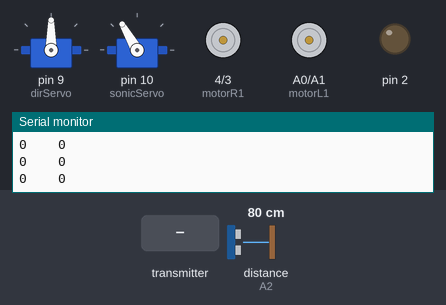
Bench run of a sketch on a simulated Arduino Uno, built with avr-gcc and run on an emulated ATmega328P. On the bench: 2 × servo, motor-driver pin pairs drawn as motors (green arrow = first pin HIGH = forward, orange = second pin HIGH = backward, longer = more drive, scaled by the enable pin), output pins drawn as LEDs (lit = HIGH), the last lines printed to the serial monitor. The test bench sets the inputs (shaded band); at power-on: distance to the obstacle (sensor on A2) 80 cm. The echo pulse lasts 58.3 µs per cm; no radio packets arrive unless stated.

Above: at 1.2 s.
1.3 s: distance to the obstacle (sensor on A2) set to 22 cm
At 1.82 s:
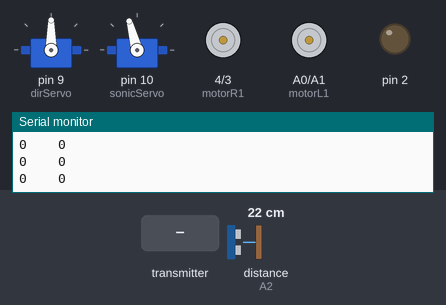
4.3 s: distance to the obstacle (sensor on A2) set to 18 cm
At 5.2 s:
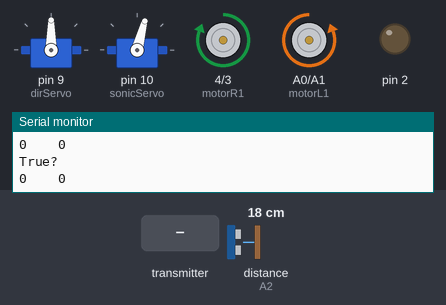
At 7.2 s:
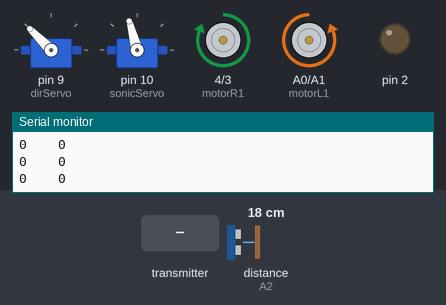
7.3 s: the transmitter starts sending yPosi = 256
At 9.4 s:
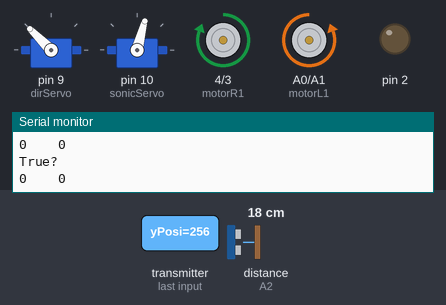
10.3 s: the transmitter starts sending yPosi = 0
13.3 s: the transmitter starts sending yPosi = 512
16.3 s: the transmitter starts sending yPosi = 0
Timing chart, 0 to 20.3 s (numbered marks = the images above; inputs shaded):
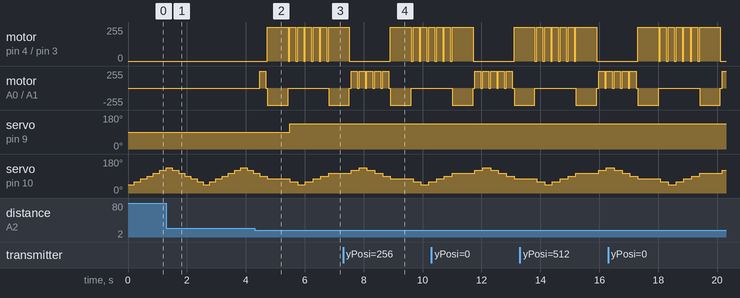

The sketch:

Receiver_End.ino
```cpp
#include <NewPing.h>
#include <SPI.h>
#include <Servo.h>
#include <RF24.h>

RF24 receiver(7, 8);

Servo dirServo, sonicServo;
byte address[][6] = {"1Node", "2Node"};
byte turn = 0, sonicAngle;
int absY, maxY, motorSpeedL, motorDif, motorSpeedR, baseSpeed;
const byte echo = A2, trig = A3, ENR = 6, ENL = 5, motorR1 = 4, motorR2 = 3, motorL1 = A0, motorL2 = A1;
NewPing sonar(trig, echo, 200);
float distance;
unsigned long duration, time[2] = {0, 0};

struct infoBatch{
  int xPosi;
  int yPosi;
  byte c_button;
  byte motorGear;
} controller;

void setup() {
  // put your setup code here, to run once:
  Serial.begin(115200);
  Serial.println(F("*********** This controls the receiver node of the project ********"));
  receiver.begin();
  dirServo.attach(9);
  sonicServo.attach(10);
  sonicServo.write(45);
  pinMode(echo, INPUT);
  digitalWrite(trig, LOW);
  for(int i = 2; i < 7; i++){
    pinMode(i, OUTPUT);
    digitalWrite(i, LOW);
  }
  pinMode(motorL1, OUTPUT);
  pinMode(motorL2, OUTPUT);


  receiver.setPALevel(RF24_PA_LOW);
  receiver.setChannel(108);
  receiver.setDataRate(RF24_250KBPS);
  receiver.openReadingPipe(1, address[1]);
  receiver.openWritingPipe(address[0]);
  Serial.println(F("*********** Loading Complete ***********"));
  receiver.startListening();
}

void loop() {
  // put your main code here, to run repeatedly:
  if(receiver.available()){
    while(receiver.available()){
      receiver.read(&controller, sizeof(controller));
    }

    receiver.stopListening();
    receiver.write(&controller, sizeof(controller));
    /*Serial.print(F("Sent "));
    Serial.println(controller._micros);*/
    receiver.startListening();
  }

/*****The beginning of the section on turning the front wheel*****/
  //dirServo.write(controller.xPosi);
  if(controller.xPosi == 128){
      motorDif = 0;
    }else{
      motorDif = abs(controller.xPosi - 128);
      motorDif = map(motorDif, 0, 127, 0, 50);
    }
/*=====The end of the section on turning the front wheel=====*/

/*****The beginning of the section on two electric motors*****/
  absY = controller.yPosi - 130;
  //Serial.println(absY);
  if(absY > 0){
    forward();
    maxY = 125;
    delay(2);
  }else if(absY < 0){
    reverse();
    maxY = 130;
    absY = abs(absY);
    delay(2);
  }

  if(controller.motorGear == 0){
    baseSpeed = motorSpeedL = 0;
  }else if(controller.motorGear == 1){
    baseSpeed = motorSpeedL = map(absY, 0, maxY, 0, 110);
  }else if(controller.motorGear == 2){
    baseSpeed = motorSpeedL = map(absY, 0, maxY, 0, 200);
  }else if(controller.motorGear == 3){
    baseSpeed = motorSpeedL = map(absY, 0, maxY, 0, 255);
  }
  motorSpeedR = motorSpeedL;
  if(controller.motorGear != 0 && controller.xPosi > 128 && baseSpeed >= 50){
    motorSpeedL -= motorDif;
  }else if(controller.motorGear != 0 && controller.xPosi < 128 && baseSpeed >= 50){
    motorSpeedR -= motorDif;
  }
  enable(motorSpeedR, motorSpeedL);

  Serial.print(motorSpeedR);
  Serial.print("\t\t");
  Serial.println(motorSpeedL);
/*=====The end of the section on two electric motors=====*/

  //Serial.print("Motor Gear ");
  //Serial.println(controller.motorGear);

/******Ultrasonic Sensor Section*******/
  if(millis() - time[1] > 150){
    if(Ultrasonic_distance()){
      sonicAngle = sonicServo.read();
      if(sonicServo.read() >= 135 && turn == 0){
        turn = 1;
      }else if(sonicServo.read() <= 45 && turn == 1){
        turn = 0;
      }

      if(turn == 0){
        sonicServo.write(sonicServo.read() + 15);
      }else if(turn == 1) {
        sonicServo.write(sonicServo.read() - 15);
      }
      //Serial.println(sonicServo.read());
    }
    time[1] = millis();
  }


//Decision-making based on the info from the sensor
/************************************************/
  if(distance <= 20.0 && distance > 3.0){
    //if the obstacle is right in the front, back up a little and
    //turn 180 degrees
    if(sonicAngle <= 100 && sonicAngle >= 80){
      digitalWrite(motorR1, HIGH);
      digitalWrite(motorR2, LOW);
      digitalWrite(motorL1, LOW);
      digitalWrite(motorL2, HIGH);
      /*time[0] = millis();
      while(millis() - time[0] <= 500){
        enable(255, 255);
      }*/
      //dirServo.write(135);

      //Set the car to forward
      //reverse();
      time[0] = millis();
      while(millis() - time[0] <= 700){
        enable(255, 255);
      }
    }

    //If the obstacle is to the right of car, turn left
    if(sonicAngle >= 100){
      //dirServo.write(45);
      Serial.println("True?");
      reverse();
      time[0] = millis();
      while(millis() - time[0] <= 200){
        enable(0, 255);
        }
      }

    //If the obstacle is to the left of car, turn right
    if(sonicAngle <= 80){
      dirServo.write(135);
      reverse();
      time[0] = millis();
      while(millis() - time[0] <= 200){
        enable(255, 0);
      }
    }
  }
/*=====The end of the decision making section=====*/
}

boolean Ultrasonic_distance() {
  duration = sonar.ping_median(3);

  distance = (float)duration / 58.31;
  if(distance > 150.0){
    //Serial.println("All clear...");
  }else{
    /*Serial.print(distance);
    Serial.println(" centimeters");*/
  }

  return true;
}

void reverse(){
  digitalWrite(motorR1, HIGH);
  digitalWrite(motorR2, LOW);
  digitalWrite(motorL1, HIGH);
  digitalWrite(motorL2, LOW);
}

void forward(){
  digitalWrite(motorR1, LOW);
  digitalWrite(motorR2, HIGH);
  digitalWrite(motorL1, LOW);
  digitalWrite(motorL2, HIGH);
}

void enable(int R, int L){
  analogWrite(ENR, R);
  analogWrite(ENL, L);
}
```

Measured:
- the behaviour switches between 21 and 20 cm on distance to the obstacle (sensor on A2) (found by bisection; images 1 and 2)
- after the input at 4.3 s, motor on pin 4 (motorR1) / pin 3 (motorR2): stopped → forward 255/255 after 0.43 s, then repeats every 0.26 s: stopped 0.06 s, forward 255/255 0.20 s; servo on pin 9 (dirServo): 90° → 135° after 1.2 s
